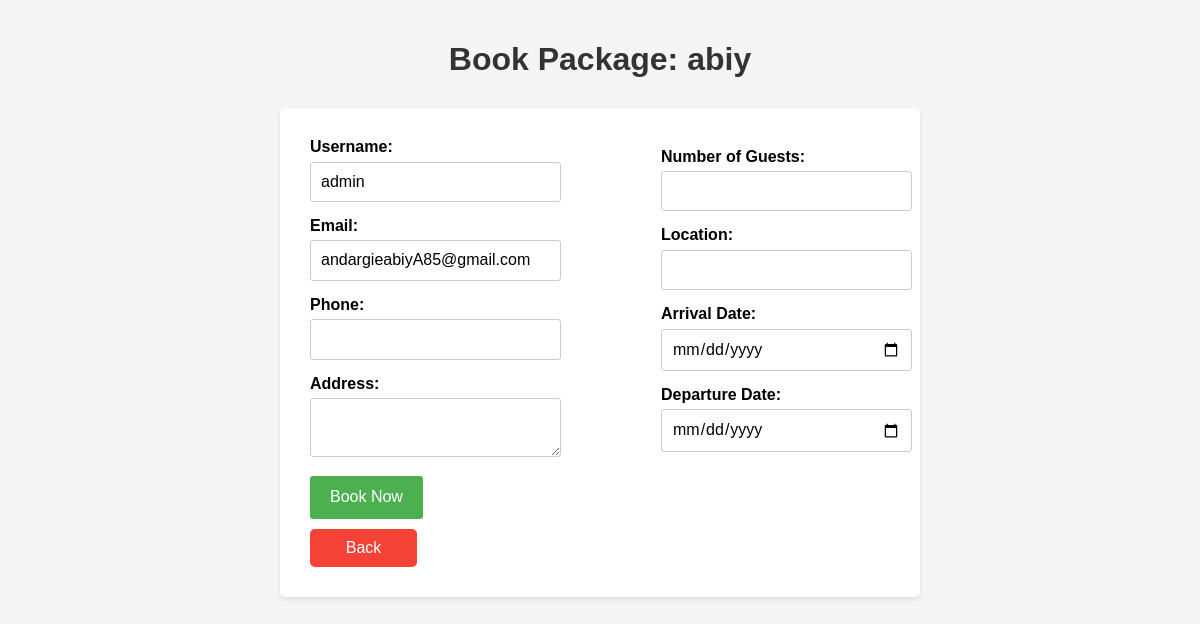
Page /book.php?package_id=3 (signed in) on the earlier database version.
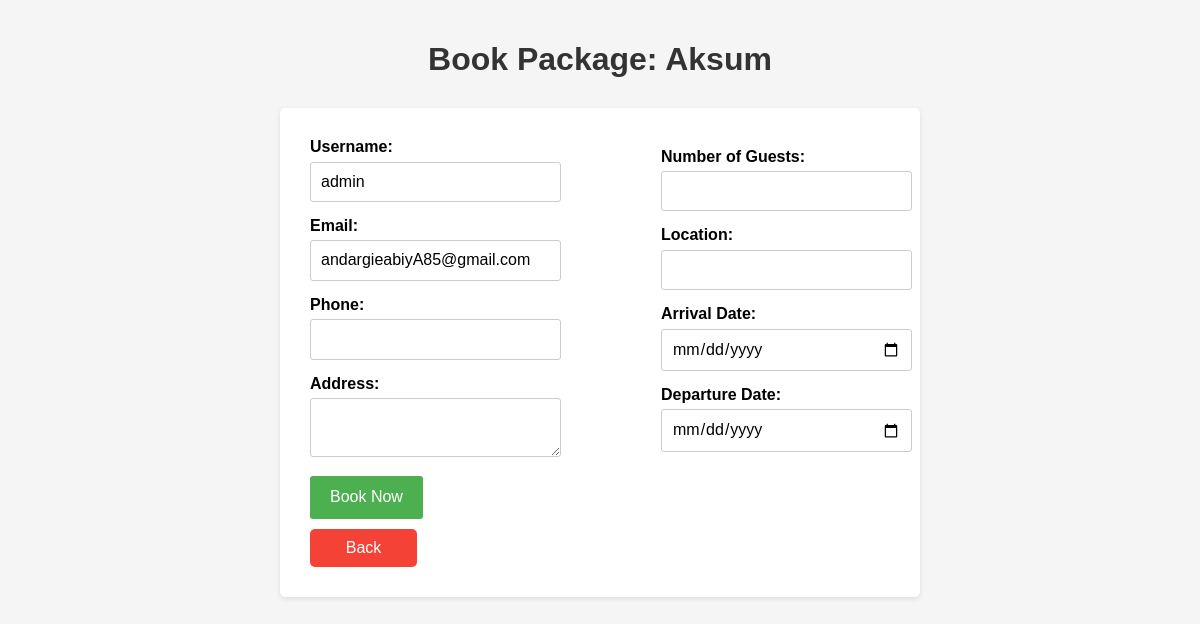
Same page on the later database version.
### tables this page shows
CREATE TABLE `packages` (
  `package_id` int(11) NOT NULL,
  `package_name` varchar(255) NOT NULL,
  `description` text NOT NULL,
  `price` decimal(10,2) NOT NULL,
  `duration` varchar(50) NOT NULL,
  `image_path` varchar(255) DEFAULT NULL
);

### book.php (the view, shortened to what this page needs)
<?php
require("dbconnect.php");
if (isset($_GET['package_id'])) {
    $package_id = mysqli_real_escape_string($conn, $_GET['package_id']);
} else {
    header('location:book.php');
    exit;
}
$sql = "SELECT * FROM packages WHERE package_id = ?";
$stmt = $conn->prepare($sql);
$stmt->bind_param("s", $package_id);
$stmt->execute();
$result = $stmt->get_result();
$user_name = $_SESSION['username'];
$user_sql = "SELECT * FROM users WHERE username = ?";
$user_stmt = $conn->prepare($user_sql);
$user_stmt->bind_param("s", $user_name);
$user_stmt->execute();
$user_result = $user_stmt->get_result();
$row = $user_result->fetch_assoc();
if ($result->num_rows > 0) {
    $package = $result->fetch_assoc();
} else {
    header('location:packages.php');
    exit;
}
?>
<!DOCTYPE html>
<html>
<head>
    <link rel="stylesheet" href="https://cdnjs.cloudflare.com/ajax/libs/normalize/8.0.1/normalize.min.css">
</head>
<body>
    <h1>Book Package: <?php echo $package['package_name']; ?></h1>
    <section class="section">
    <form method="post" action="book_process.php">
        <div class="form">
        <div class="section1">
        <label for="name">Username:</label>
        <input type="text" id="name" name="name" value="<?php echo $row['username']; ?>" required readonly>
        <label for="email">Email:</label>
        <input type="email" id="email" name="email" value="<?php echo $row['email']; ?>" required readonly>
        <label for="phone">Phone:</label>
        <input type="tel" id="phone" name="phone" required>
        <label for="address">Address:</label>
        <textarea id="address" name="address" required></textarea>
        </div>
        <div class="section2">
        <label for="guests">Number of Guests:</label>
        <input type="number" id="guests" name="guests" min="1" required>
        <label for="location">Location:</label>
        <input type="text" id="location" name="location" required>
        <label for="arrivals">Arrival Date:</label>
        <input type="date" id="arrivals" name="arrivals" required>
        <label for="leaving">Departure Date:</label>
        <input type="date" id="leaving" name="leaving" required>
        </div>
        </div>
        <button type="submit" name="send">Book Now</button>
        <a href="userhome.php" class="back-button">Back</a>
    </form>
    </section>
</body>
</html>

Differences in the rows shown:
changed packages: package_name "abiy" → "Aksum"
